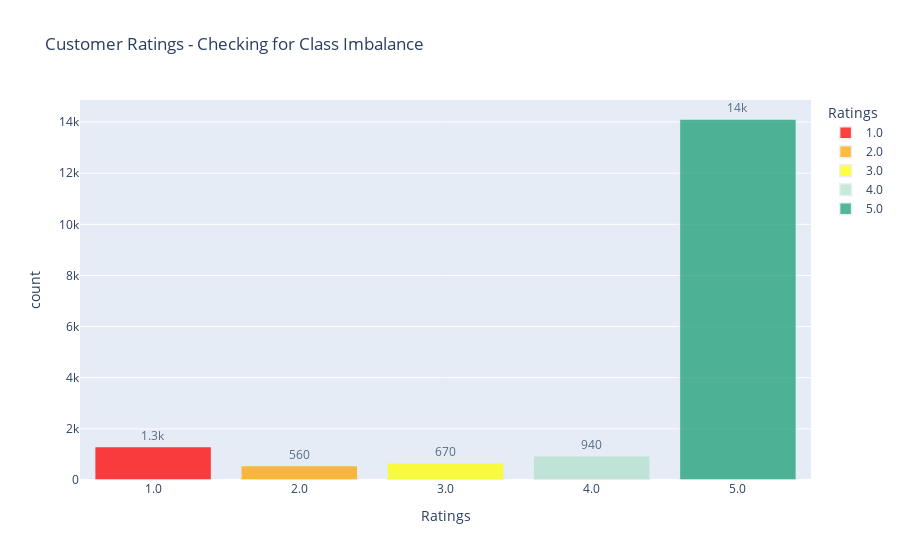

This figure's notebook cell:
### Markdown cell above
## Checking for Class Imbalance

### Code cell
# create a data frame to count the number of customer reviews by products and also rename a column as count
rating_counts = pd.DataFrame(df[['review_star']].value_counts()).reset_index().rename( \
    columns={'review_star': 'Ratings', 0:'count'})

# add a sort index
rating_counts['Ratings_for_sorting'] = rating_counts['Ratings']

# convert ratings to str type for visualization
rating_counts['Ratings'] = rating_counts['Ratings'].astype(str)

# Sort order by custom column and display 
rating_counts.sort_values(by=['Ratings_for_sorting'], inplace = True)

# use plotly to create a bar graph of number of reviews by brand and using customized color coding 
fig = px.bar(rating_counts, x="Ratings", y="count", color="Ratings", 
             title= "Customer Ratings - Checking for Class Imbalance", text_auto = '.2s', 
             color_discrete_map={'1.0':'red', '2.0':'orange', '3.0': 'yellow',
                                 '4.0':'rgb(179,226,205)', '5.0':'rgb(27,158,119)'})

# figure customization
fig.update_traces(textfont_size=12, textangle=0, textposition="outside", cliponaxis=False,
 marker_line_width=1.5, opacity = 0.75)

### Figure 1 — Plotly figure (JSON) as saved in the notebook; plotly's stock layout.template omitted (floating-point values rounded to 4 significant figures)
{"data": [{"alignmentgroup": "True", "cliponaxis": false, "hovertemplate": "Ratings=%{x}<br>count=%{y}<extra></extra>", "legendgroup": "1.0", "marker": {"color": "red", "line": {"width": 1.5}, "pattern": {"shape": ""}}, "name": "1.0", "offsetgroup": "1.0", "opacity": 0.75, "orientation": "v", "showlegend": true, "textangle": 0, "textfont": {"size": 12}, "textposition": "outside", "texttemplate": "%{y:.2s}", "type": "bar", "x": ["1.0"], "xaxis": "x", "y": [1309], "yaxis": "y"}, {"alignmentgroup": "True", "cliponaxis": false, "hovertemplate": "Ratings=%{x}<br>count=%{y}<extra></extra>", "legendgroup": "2.0", "marker": {"color": "orange", "line": {"width": 1.5}, "pattern": {"shape": ""}}, "name": "2.0", "offsetgroup": "2.0", "opacity": 0.75, "orientation": "v", "showlegend": true, "textangle": 0, "textfont": {"size": 12}, "textposition": "outside", "texttemplate": "%{y:.2s}", "type": "bar", "x": ["2.0"], "xaxis": "x", "y": [564], "yaxis": "y"}, {"alignmentgroup": "True", "cliponaxis": false, "hovertemplate": "Ratings=%{x}<br>count=%{y}<extra></extra>", "legendgroup": "3.0", "marker": {"color": "yellow", "line": {"width": 1.5}, "pattern": {"shape": ""}}, "name": "3.0", "offsetgroup": "3.0", "opacity": 0.75, "orientation": "v", "showlegend": true, "textangle": 0, "textfont": {"size": 12}, "textposition": "outside", "texttemplate": "%{y:.2s}", "type": "bar", "x": ["3.0"], "xaxis": "x", "y": [670], "yaxis": "y"}, {"alignmentgroup": "True", "cliponaxis": false, "hovertemplate": "Ratings=%{x}<br>count=%{y}<extra></extra>", "legendgroup": "4.0", "marker": {"color": "rgb(179,226,205)", "line": {"width": 1.5}, "pattern": {"shape": ""}}, "name": "4.0", "offsetgroup": "4.0", "opacity": 0.75, "orientation": "v", "showlegend": true, "textangle": 0, "textfont": {"size": 12}, "textposition": "outside", "texttemplate": "%{y:.2s}", "type": "bar", "x": ["4.0"], "xaxis": "x", "y": [944], "yaxis": "y"}, {"alignmentgroup": "True", "cliponaxis": false, "hovertemplate": "Ratings=%{x}<br>count=%{y}<extra></extra>", "legendgroup": "5.0", "marker": {"color": "rgb(27,158,119)", "line": {"width": 1.5}, "pattern": {"shape": ""}}, "name": "5.0", "offsetgroup": "5.0", "opacity": 0.75, "orientation": "v", "showlegend": true, "textangle": 0, "textfont": {"size": 12}, "textposition": "outside", "texttemplate": "%{y:.2s}", "type": "bar", "x": ["5.0"], "xaxis": "x", "y": [14119], "yaxis": "y"}], "layout": {"barmode": "relative", "legend": {"title": {"text": "Ratings"}, "tracegroupgap": 0}, "title": {"text": "Customer Ratings - Checking for Class Imbalance"}, "xaxis": {"anchor": "y", "categoryarray": ["1.0", "2.0", "3.0", "4.0", "5.0"], "categoryorder": "array", "domain": [0, 1], "title": {"text": "Ratings"}}, "yaxis": {"anchor": "x", "domain": [0, 1], "title": {"text": "count"}}}}
